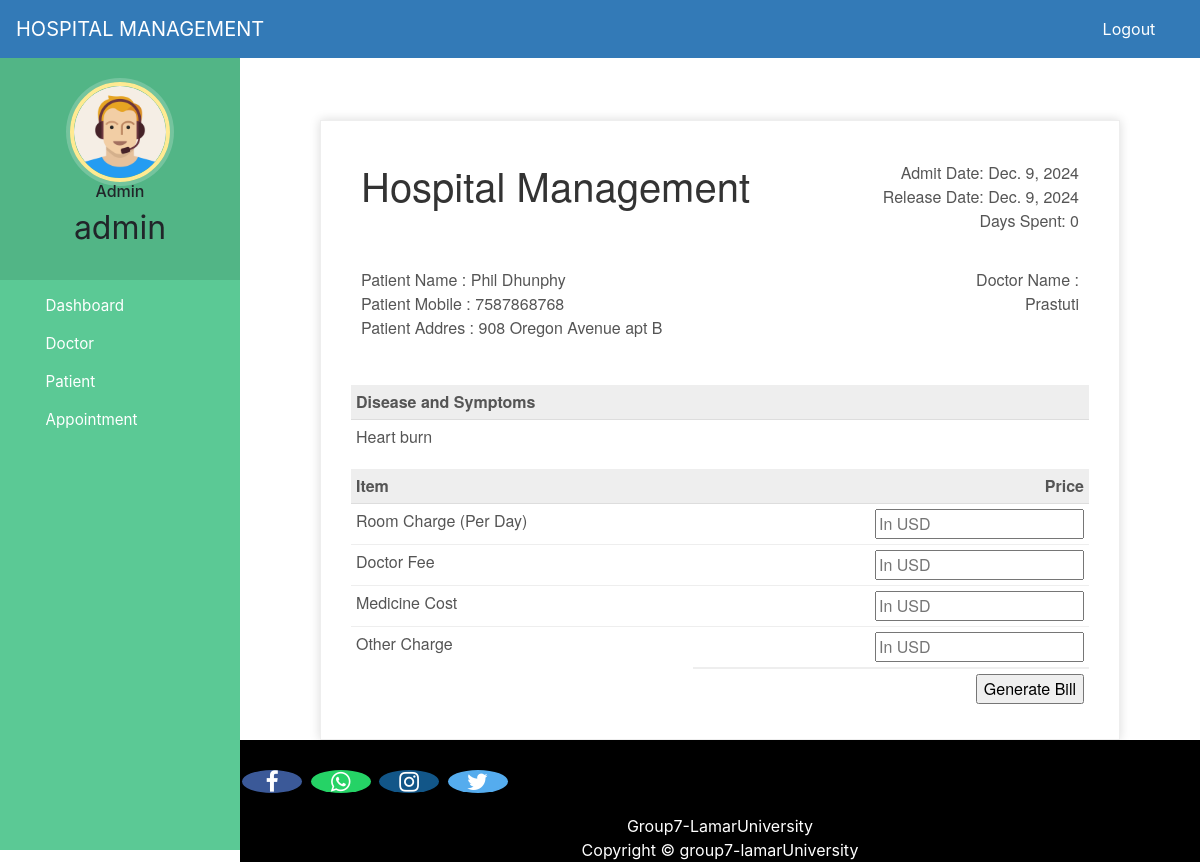
Page /discharge-patient/1 (signed in) on the committed database.
### hospital/models.py (models this page shows, shortened)
class Patient(models.Model):
    user=models.OneToOneField(User,on_delete=models.CASCADE)
    profile_pic= models.ImageField(upload_to='profile_pic/PatientProfilePic/',null=True,blank=True)
    address = models.CharField(max_length=40)
    mobile = models.CharField(max_length=20,null=False)
    symptoms = models.CharField(max_length=100,null=False)
    assignedDoctorId = models.PositiveIntegerField(null=True)
    admitDate=models.DateField(auto_now=True)
    status=models.BooleanField(default=False)
    @property
    def get_name(self):
        return self.user.first_name+" "+self.user.last_name

### hospital/views.py (the view, shortened to what this page needs)
# urls.py: path('discharge-patient/<int:pk>', views.discharge_patient_view,name='discharge-patient'),
@login_required(login_url='adminlogin')
@user_passes_test(is_admin)
def discharge_patient_view(request,pk):
    patient=models.Patient.objects.get(id=pk)
    days=(date.today()-patient.admitDate) #2 days, 0:00:00
    assignedDoctor=models.User.objects.all().filter(id=patient.assignedDoctorId)
    d=days.days # only how many day that is 2
    patientDict={
        'patientId':pk,
        'name':patient.get_name,
        'mobile':patient.mobile,
        'address':patient.address,
        'symptoms':patient.symptoms,
        'admitDate':patient.admitDate,
        'todayDate':date.today(),
        'day':d,
        'assignedDoctorName':assignedDoctor[0].first_name,
    }
    return render(request,'hospital/patient_generate_bill.html',context=patientDict)

### hospital/views.py (called while the page is built)
def is_admin(user):
    return user.groups.filter(name='ADMIN').exists()

### templates/hospital/patient_generate_bill.html (shortened to what this page needs)
{% extends 'hospital/admin_base.html' %}
{% load static %}
{% block content %}
<head>
</head>
<br><br><br>
<div class="invoice-box">
  <table cellpadding="0" cellspacing="0">
    <tr class="top">
      <td colspan="2">
        <table>
          <tr>
            <td class="title">
              <h1>Hospital Management</h1>
            </td>
            <td>
              Admit Date: {{admitDate}}<br>
              Release Date: {{todayDate}}<br>
              Days Spent: {{day}}
            </td>
          </tr>
        </table>
      </td>
    </tr>
    <tr class="information">
      <td colspan="2">
        <table>
          <tr>
            <td>
              Patient Name : {{name}}<br>
              Patient Mobile : {{mobile}}<br>
              Patient Addres : {{address}}<br>
            </td>
            <td>
              Doctor Name :<br>
              {{assignedDoctorName}}<br>
            </td>
          </tr>
        </table>
      </td>
    </tr>
    <tr class="heading">
      <td>
        Disease and Symptoms
      </td>
      <td>
      </td>
    </tr>
    <tr class="details">
      <td>
        {{symptoms}}
      </td>
    </tr>
    <tr class="heading">
      <td>
        Item
      </td>
      <td>
        Price
      </td>
    </tr>
    <form method="post">
      <tr class="item">
        <td>
          Room Charge (Per Day)
        </td>
        <td>
          <input type="number" name="roomCharge" placeholder="In USD" value="">
        </td>
      </tr>
      <tr class="item">
        <td>
          Doctor Fee
        </td>
        <td>
          <input type="number" name="doctorFee" placeholder="In USD" value="">
        </td>
      </tr>
      <tr class="item">
        <td>
          Medicine Cost
        </td>
        <td>
          <input type="number" name="medicineCost" placeholder="In USD" value="">
        </td>
      </tr>
      <tr class="item last">
        <td>
          Other Charge
        </td>
        <td>
          <input type="number" name="OtherCharge" placeholder="In USD" value="">
        </td>
      </tr>
      <tr class="total">
        <td></td>
        <td>
          <input type="submit" name="submit" value="Generate Bill">
        </td>
      </tr>
    </form>
  </table>
</div>
{% endblock content %}

### templates/hospital/admin_base.html (shortened to what this page needs)
<!DOCTYPE html>
{% load static %}
<html lang="en">
<head>
  <link rel="stylesheet" href="https://stackpath.bootstrapcdn.com/bootstrap/4.3.1/css/bootstrap.min.css">
  <link rel="stylesheet" href="https://maxcdn.bootstrapcdn.com/font-awesome/4.7.0/css/font-awesome.min.css">
  <link rel="stylesheet" href="{% static 'style.css' %}">
</head>
<body>
  <nav class="menu" tabindex="0">
    <header class="avatar">
      <img src="{% static 'images/adminpropic.png' %}" />
      <h6>Admin</h6>
      <h2>{{ request.user.first_name }}</h2>
    </header>
    <ul>
      <li tabindex="0"> <a style="color:white;" href="/admin-dashboard">Dashboard</a> </li>
      <li tabindex="0"> <a style="color:white;" href="/admin-doctor">Doctor</a></li>
      <li tabindex="0"> <a style="color:white;" href="/admin-patient">Patient</a></li>
      <li tabindex="0"> <a style="color:white;" href="/admin-appointment">Appointment</a></li>
    </ul>
  </nav>
  <main>
    <div class="bs-example">
      <nav class="navbar navbar-expand-md navbar-dark fixed-top" style="background:#337AB7;">
        <a href="/admin-dashboard" class="navbar-brand">HOSPITAL MANAGEMENT</a>
        <div class="collapse navbar-collapse justify-content-between" id="navbarCollapse">
          <div class="navbar-nav" style="margin-left: 90%;">
            <form method="post" action="{% url 'logout' %}" style="display: inline;">
              <button type="submit" class="btn btn-link nav-item nav-link text-white">Logout</button>
            </form>
          </div>
        </div>
      </nav>
    </div>
    <br><br>
    {% block content %}
    {% endblock content %}
    <footer>
      <p>
        <a href="https://facebook.com/group7.luv/" class="fa fa-facebook"></a>
        <a href="https://api.whatsapp.com/send?phone=919572181024" class="fa fa-whatsapp"></a>
        <a href="https://instagram.com/group7.luv" class="fa fa-instagram"></a>
        <a href="https://twitter.com/group7kumar1503" class="fa fa-twitter"></a>
      </p>
      <div style="color:#ffffff;" class="text-center">
        <p>Group7-LamarUniversity <br> Copyright &copy; group7-lamarUniversity </p>
      </div>
    </footer>
  </main>
</body>
</html>

### static/style.css (style rules this page uses)
body { padding-left: 240px; }
main { position: relative; height: 100vh; }
.menu { background: #5bc995; height: 100vh; width: 240px; position: fixed; top: 0px; left: 0; z-index: 5; outline: none; }
.menu .avatar { background: rgba(0, 0, 0, 0.1); padding: 2em 0.5em; text-align: center; }
.menu .avatar img { width: 100px; border-radius: 50%; overflow: hidden; border: 4px solid #ffea92; box-shadow: 0 0 0 4px rgba(255, 255, 255, 0.2); }
.menu .avatar h2 { font-weight: normal; margin-bottom: 0; }
.menu ul { list-style: none; padding: 0.5em 0; margin: 0; }
.menu ul li { padding: 0.5em 1em 0.5em 3em; font-size: 0.95em; font-weight: regular; background-repeat: no-repeat; background-position: left 15px center; background-size: auto 20px; transition: all 0.15s linear; cursor: pointer; }

### templates/hospital/admin_base.html (style rules this page uses)
a:link { text-decoration: none; }
a { color: white; }
footer { padding: 0px; background-color: black; margin: 0px; }
.fa { font-size: 23px; width: 60px; text-align: center; text-decoration: none; margin: 5px 2px; border-radius: 50%; }
.fa-facebook { background: #3B5998; color: white; margin-top: 30px; }
.fa-whatsapp { background: #25d366; color: white; }
.fa-twitter { background: #55ACEE; color: white; }
.fa-instagram { background: #125688; color: white; }
body { padding-left: 240px; }
main { position: relative; height: 100vh; }
.menu { background: #5bc995; height: 100vh; width: 240px; position: fixed; top: 0; left: 0; z-index: 5; }
.menu .avatar { background: rgba(0, 0, 0, 0.1); padding: 2em 0.5em; text-align: center; }
.menu .avatar img { width: 100px; border-radius: 50%; border: 4px solid #ffea92; }
.menu ul { list-style: none; padding: 0.5em 0; margin: 0; }
.menu ul li { padding: 0.5em 1em 0.5em 3em; font-size: 0.95em; cursor: pointer; }

### templates/hospital/patient_generate_bill.html (style rules this page uses)
.invoice-box { max-width: 800px; margin: auto; padding: 30px; border: 1px solid #eee; box-shadow: 0 0 10px rgba(0, 0, 0, .15); font-size: 16px; line-height: 24px; font-family: 'Helvetica Neue', 'Helvetica', Helvetica, Arial, sans-serif; color: #555; }
.invoice-box table { width: 100%; line-height: inherit; text-align: left; }
.invoice-box table td { padding: 5px; vertical-align: top; }
.invoice-box table tr td:nth-child(2) { text-align: right; }
.invoice-box table tr.top table td { padding-bottom: 20px; }
.invoice-box table tr.top table td.title { font-size: 45px; line-height: 45px; color: #333; }
.invoice-box table tr.information table td { padding-bottom: 40px; }
.invoice-box table tr.heading td { background: #eee; border-bottom: 1px solid #ddd; font-weight: bold; }
.invoice-box table tr.details td { padding-bottom: 20px; }
.invoice-box table tr.item td { border-bottom: 1px solid #eee; }
.invoice-box table tr.item.last td { border-bottom: none; }
.invoice-box table tr.total td:nth-child(2) { border-top: 2px solid #eee; font-weight: bold; }
.menu { top: 50px; }

### rows in the picture
Patient: admitDate "Dec. 9, 2024", mobile "7587868768", address "908 Oregon Avenue apt B", symptoms "Heart burn"

### other values in the picture
{{ request.user.first_name }} "admin"
{{ name }} "Phil Dhunphy"
{{ assignedDoctorName }} "Prastuti"
